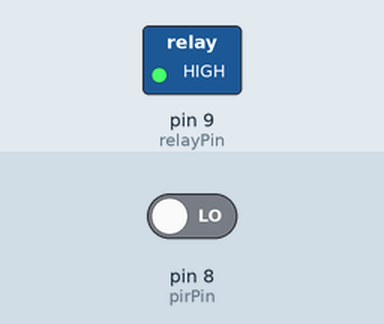
A sketch run on a simulated Arduino Uno, built with avr-gcc and run on an emulated ATmega328P. Parts: switched loads named in the sketch (green lamp = pin HIGH). Inputs (shaded band) come from the test bench; at power-on: pin 8 (pirPin) LOW. What the sketch prints to the serial monitor is not drawn.

Above: at 2.0 s.
2.1 s: pin 8 (pirPin) driven HIGH
At 3.1 s:
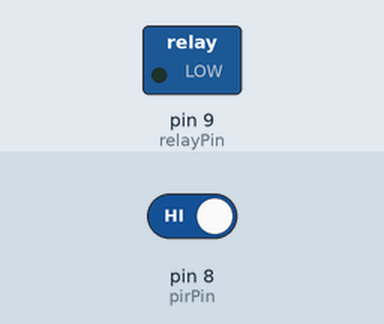
3.9 s: pin 8 (pirPin) driven LOW
At 4.3 s:
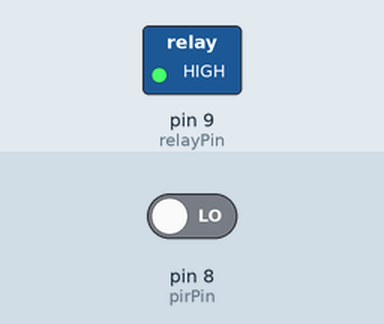
Timing chart, 0 to 6.9 s (numbered marks = the images above; inputs shaded):
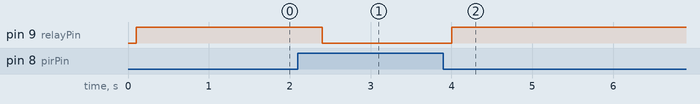

The sketch:

pirLastMinute.ino
```cpp
int relayPin = 9;                // choose the pin for the relay
int pirPin = 8;               // choose the input pin (for PIR sensor)
int lightState;


void setup() {
  pinMode(relayPin, OUTPUT);      // declare LED as output
  pinMode(pirPin, INPUT);     // declare sensor as input
  Serial.begin(9600);
}

void loop(){
  checkState();
  if(lightState == 1){
    digitalWrite(relayPin, LOW);
   }
   else{
      digitalWrite(relayPin, HIGH);
    }
  delay(500);
}

void checkState(){
  int sensorValue = digitalRead(pirPin);
  Serial.print("SensorValue: ");
  Serial.println(sensorValue);

  if(sensorValue == 1 ){
      lightState = 1;
      Serial.println("LightState = 1");
    }
  else if(sensorValue == 0){
    Serial.print("delaying... ");
      lightState = 0;
      delay(100);
    }
  else{
      lightState = 0;
    }

}
```

Measured:
- after the input at 2.1 s, pin 9 (relayPin): HIGH → LOW after 0.30 s
- after the input at 3.9 s, pin 9 (relayPin): LOW → HIGH after 0.10 s
